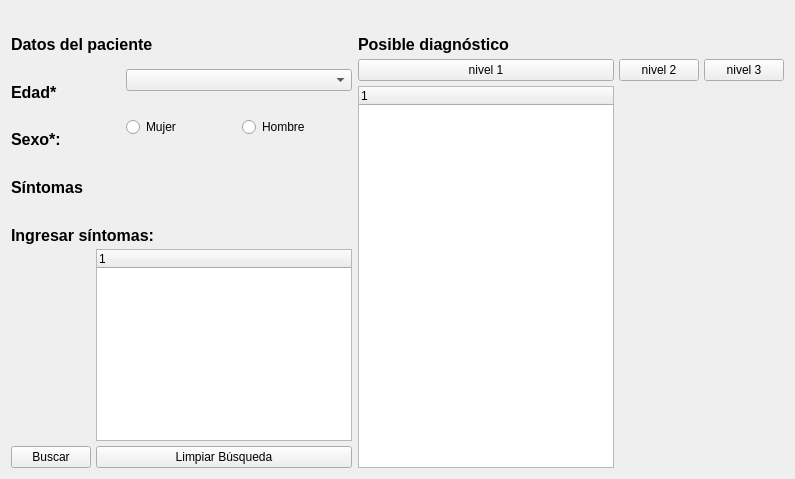
    <widget class="QWidget" name="tabDiferential">
     <attribute name="title">
      <string>Tab 1</string>
     </attribute>
     <layout class="QGridLayout" name="gridLayout_4">
      <item row="0" column="1">
       <layout class="QVBoxLayout" name="verticalLayoutDiagnostico">
        <item>
         <widget class="QLabel" name="label_8">
          <property name="minimumSize">
           <size>
            <width>0</width>
            <height>42</height>
           </size>
          </property>
          <property name="maximumSize">
           <size>
            <width>16777215</width>
            <height>18</height>
           </size>
          </property>
          <property name="font">
           <font>
            <pointsize>12</pointsize>
            <weight>75</weight>
            <bold>true</bold>
           </font>
          </property>
          <property name="text">
           <string>Posible diagnóstico</string>
          </property>
         </widget>
        </item>
       </layout>
      </item>
      <item row="1" column="1" rowspan="3">
       <layout class="QGridLayout" name="gridSintomas">
        <property name="sizeConstraint">
         <enum>QLayout::SetDefaultConstraint</enum>
        </property>
        <property name="spacing">
         <number>5</number>
        </property>
        <item row="0" column="1">
         <widget class="QPushButton" name="buttonSearch_6">
          <property name="text">
           <string>nivel 2</string>
          </property>
         </widget>
        </item>
        <item row="0" column="0">
         <widget class="QPushButton" name="buttonSearch_5">
          <property name="text">
           <string>nivel 1</string>
          </property>
         </widget>
        </item>
        <item row="0" column="2">
         <widget class="QPushButton" name="buttonSearch_7">
          <property name="text">
           <string>nivel 3</string>
          </property>
         </widget>
        </item>
        <item row="1" column="0">
         <widget class="QTreeWidget" name="treeWidget_2">
          <column>
           <property name="text">
            <string/>
           </property>
          </column>
         </widget>
        </item>
       </layout>
      </item>
      <item row="3" column="0">
       <layout class="QGridLayout" name="gridIngresarSintomas">
        <property name="sizeConstraint">
         <enum>QLayout::SetDefaultConstraint</enum>
        </property>
        <property name="spacing">
         <number>5</number>
        </property>
        <item row="3" column="0">
         <widget class="QPushButton" name="buttonSearch">
          <property name="text">
           <string>Buscar</string>
          </property>
         </widget>
        </item>
        <item row="3" column="1">
         <widget class="QPushButton" name="buttonSearch_2">
          <property name="text">
           <string>Limpiar Búsqueda</string>
          </property>
         </widget>
        </item>
        <item row="0" column="0" colspan="2">
         <widget class="QLabel" name="label_15">
          <property name="minimumSize">
           <size>
            <width>0</width>
            <height>42</height>
           </size>
          </property>
          <property name="maximumSize">
           <size>
            <width>16777215</width>
            <height>18</height>
           </size>
          </property>
          <property name="font">
           <font>
            <pointsize>12</pointsize>
            <weight>75</weight>
            <bold>true</bold>
           </font>
          </property>
          <property name="text">
           <string>Ingresar síntomas:</string>
          </property>
         </widget>
        </item>
        <item row="2" column="1">
         <widget class="QTreeWidget" name="treeWidget">
          <column>
           <property name="text">
            <string notr="true">1</string>
           </property>
          </column>
         </widget>
        </item>
       </layout>
      </item>
      <item row="2" column="0">
       <layout class="QVBoxLayout" name="verticalLayoutSintomas">
        <item>
         <widget class="QLabel" name="label_6">
          <property name="minimumSize">
           <size>
            <width>0</width>
            <height>42</height>
           </size>
          </property>
          <property name="maximumSize">
           <size>
            <width>16777215</width>
            <height>18</height>
           </size>
          </property>
          <property name="font">
           <font>
            <pointsize>12</pointsize>
            <weight>75</weight>
            <bold>true</bold>
           </font>
          </property>
          <property name="text">
           <string>Síntomas </string>
          </property>
         </widget>
        </item>
       </layout>
      </item>
      <item row="0" column="0">
       <layout class="QVBoxLayout" name="verticalLayoutDatosPaciente">
        <item>
         <widget class="QLabel" name="label_7">
          <property name="minimumSize">
           <size>
            <width>0</width>
            <height>42</height>
           </size>
          </property>
          <property name="maximumSize">
           <size>
            <width>16777215</width>
            <height>18</height>
           </size>
          </property>
          <property name="font">
           <font>
            <pointsize>12</pointsize>
            <weight>75</weight>
            <bold>true</bold>
           </font>
          </property>
          <property name="text">
           <string>Datos del paciente</string>
          </property>
         </widget>
        </item>
       </layout>
      </item>
      <item row="1" column="0">
       <layout class="QGridLayout" name="gridDatosPaciente">
        <property name="sizeConstraint">
         <enum>QLayout::SetDefaultConstraint</enum>
        </property>
        <property name="spacing">
         <number>5</number>
        </property>
        <item row="0" column="0">
         <widget class="QLabel" name="label_14">
          <property name="minimumSize">
           <size>
            <width>0</width>
            <height>42</height>
           </size>
          </property>
          <property name="maximumSize">
           <size>
            <width>16777215</width>
            <height>18</height>
           </size>
          </property>
          <property name="font">
           <font>
            <pointsize>12</pointsize>
            <weight>75</weight>
            <bold>true</bold>
           </font>
          </property>
          <property name="text">
           <string>Edad*</string>
          </property>
         </widget>
        </item>
        <item row="1" column="1">
         <widget class="QRadioButton" name="radioButton_10">
          <property name="text">
           <string>Mujer</string>
          </property>
         </widget>
        </item>
        <item row="1" column="0">
         <widget class="QLabel" name="label_20">
          <property name="minimumSize">
           <size>
            <width>0</width>
            <height>42</height>
           </size>
          </property>
          <property name="maximumSize">
           <size>
            <width>16777215</width>
            <height>18</height>
           </size>
          </property>
          <property name="font">
           <font>
            <pointsize>12</pointsize>
            <weight>75</weight>
            <bold>true</bold>
           </font>
          </property>
          <property name="text">
           <string>Sexo*:</string>
          </property>
         </widget>
        </item>
        <item row="0" column="1" colspan="2">
         <widget class="QComboBox" name="comboBox_9"/>
        </item>
        <item row="1" column="2">
         <widget class="QRadioButton" name="radioButton_9">
          <property name="text">
           <string>Hombre</string>
          </property>
         </widget>
        </item>
       </layout>
      </item>
     </layout>
    </widget>
